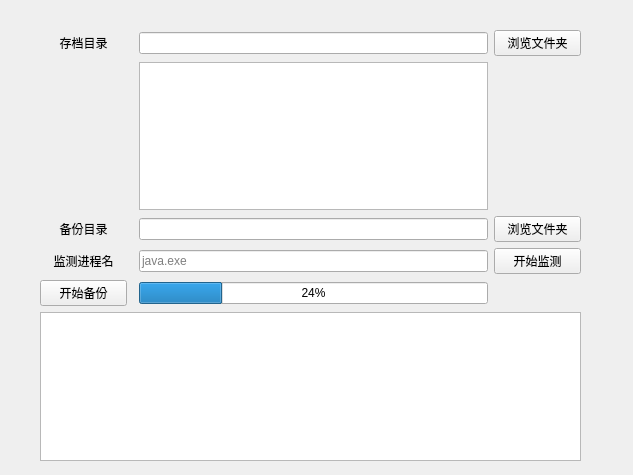
<?xml version="1.0" encoding="UTF-8"?>
<ui version="4.0">
 <class>AutoBackUp</class>
 <widget class="QWidget" name="AutoBackUp">
  <property name="enabled">
   <bool>true</bool>
  </property>
  <property name="geometry">
   <rect>
    <x>0</x>
    <y>0</y>
    <width>633</width>
    <height>475</height>
   </rect>
  </property>
  <property name="windowTitle">
   <string>Form</string>
  </property>
  <widget class="QWidget" name="layoutWidget">
   <property name="geometry">
    <rect>
     <x>40</x>
     <y>30</y>
     <width>541</width>
     <height>431</height>
    </rect>
   </property>
   <layout class="QGridLayout" name="gridLayout" columnstretch="1,0,4,1" columnminimumwidth="1,0,0,0">
    <item row="1" column="3">
     <spacer name="verticalSpacer_2">
      <property name="orientation">
       <enum>Qt::Orientation::Vertical</enum>
      </property>
      <property name="sizeType">
       <enum>QSizePolicy::Policy::Expanding</enum>
      </property>
      <property name="sizeHint" stdset="0">
       <size>
        <width>20</width>
        <height>40</height>
       </size>
      </property>
     </spacer>
    </item>
    <item row="2" column="2">
     <widget class="QLineEdit" name="targetDesPath">
      <property name="clearButtonEnabled">
       <bool>true</bool>
      </property>
     </widget>
    </item>
    <item row="0" column="3">
     <widget class="QPushButton" name="chooseTargetDir">
      <property name="text">
       <string>浏览文件夹</string>
      </property>
     </widget>
    </item>
    <item row="2" column="0">
     <widget class="QLabel" name="label_2">
      <property name="sizePolicy">
       <sizepolicy hsizetype="Expanding" vsizetype="Preferred">
        <horstretch>0</horstretch>
        <verstretch>0</verstretch>
       </sizepolicy>
      </property>
      <property name="text">
       <string>备份目录</string>
      </property>
      <property name="alignment">
       <set>Qt::AlignmentFlag::AlignCenter</set>
      </property>
     </widget>
    </item>
    <item row="5" column="0" colspan="4">
     <widget class="QTextBrowser" name="informationBrowser"/>
    </item>
    <item row="1" column="2">
     <widget class="QListWidget" name="targetDirList">
      <property name="editTriggers">
       <set>QAbstractItemView::EditTrigger::NoEditTriggers</set>
      </property>
      <property name="selectionMode">
       <enum>QAbstractItemView::SelectionMode::MultiSelection</enum>
      </property>
      <property name="selectionBehavior">
       <enum>QAbstractItemView::SelectionBehavior::SelectItems</enum>
      </property>
      <property name="selectionRectVisible">
       <bool>true</bool>
      </property>
     </widget>
    </item>
    <item row="2" column="3">
     <widget class="QPushButton" name="chooseDesDir">
      <property name="text">
       <string>浏览文件夹</string>
      </property>
     </widget>
    </item>
    <item row="0" column="2">
     <widget class="QLineEdit" name="targetDirPath">
      <property name="clearButtonEnabled">
       <bool>true</bool>
      </property>
     </widget>
    </item>
    <item row="4" column="0">
     <widget class="QPushButton" name="startBackUp">
      <property name="text">
       <string>开始备份</string>
      </property>
     </widget>
    </item>
    <item row="0" column="0">
     <widget class="QLabel" name="label">
      <property name="sizePolicy">
       <sizepolicy hsizetype="MinimumExpanding" vsizetype="Preferred">
        <horstretch>0</horstretch>
        <verstretch>0</verstretch>
       </sizepolicy>
      </property>
      <property name="text">
       <string>存档目录</string>
      </property>
      <property name="alignment">
       <set>Qt::AlignmentFlag::AlignCenter</set>
      </property>
     </widget>
    </item>
    <item row="1" column="0">
     <spacer name="verticalSpacer">
      <property name="orientation">
       <enum>Qt::Orientation::Vertical</enum>
      </property>
      <property name="sizeHint" stdset="0">
       <size>
        <width>10</width>
        <height>40</height>
       </size>
      </property>
     </spacer>
    </item>
    <item row="4" column="2">
     <widget class="QProgressBar" name="backUpProgress">
      <property name="value">
       <number>24</number>
      </property>
     </widget>
    </item>
    <item row="3" column="0">
     <widget class="QLabel" name="label_3">
      <property name="sizePolicy">
       <sizepolicy hsizetype="Preferred" vsizetype="Preferred">
        <horstretch>0</horstretch>
        <verstretch>0</verstretch>
       </sizepolicy>
      </property>
      <property name="text">
       <string>监测进程名</string>
      </property>
      <property name="alignment">
       <set>Qt::AlignmentFlag::AlignCenter</set>
      </property>
     </widget>
    </item>
    <item row="3" column="2">
     <widget class="QLineEdit" name="processName">
      <property name="inputMask">
       <string/>
      </property>
      <property name="text">
       <string/>
      </property>
      <property name="placeholderText">
       <string>java.exe</string>
      </property>
      <property name="clearButtonEnabled">
       <bool>true</bool>
      </property>
     </widget>
    </item>
    <item row="3" column="3">
     <widget class="QPushButton" name="monitorController">
      <property name="text">
       <string>开始监测</string>
      </property>
     </widget>
    </item>
   </layout>
  </widget>
 </widget>
 <resources/>
 <connections/>
</ui>
